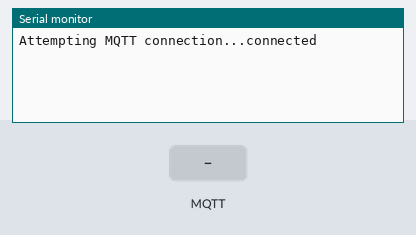
Bench run of a sketch on a simulated Arduino Uno, built with avr-gcc and run on an emulated ATmega328P. On the bench: the last lines printed to the serial monitor. Inputs (shaded band) come from the test bench. WiFi joins after 1.5 s; servers stay silent unless stated; no MQTT or app messages arrive unless stated.

Above: at 2.7 s.
2.8 s: MQTT message "1" arrives on the first subscribed topic
At 3.8 s:
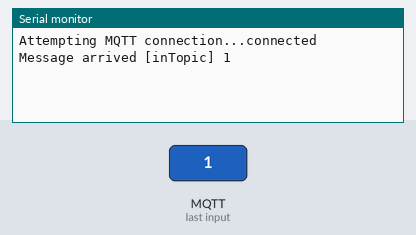
4.3 s: MQTT message "on" arrives on the first subscribed topic
At 5.0 s:
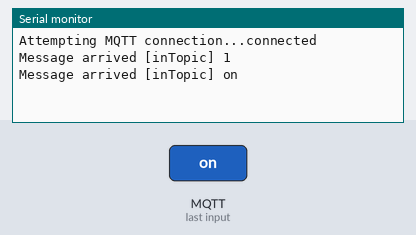
5.8 s: MQTT message "off" arrives on the first subscribed topic
At 7.3 s:
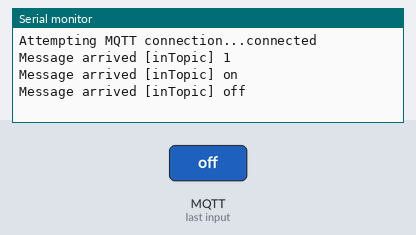

Measured:
- after the input at 2.8 s, the serial monitor: prints a new line at once (image 1)
- after the input at 4.3 s, the serial monitor: prints a new line at once (image 2)
- after the input at 5.8 s, the serial monitor: prints a new line at once (image 3)

The sketch:

Arduino-Ethernet-Shield-MQTT.ino
```cpp
#include <SPI.h>
#include <Ethernet.h>
#include <PubSubClient.h>

//=========================== Configuración de parámetro de conectividad =========================================//
byte mac[]    = {  0xDD, 0xDD, 0xDD, 0xDD, 0xDD, 0xDD };  //dirección MAC del dispositivo: Ethernet Shield
IPAddress ip(192, 168, 0, 14);                           //ip del dispositivo.
IPAddress server(192, 168, 0, 2);                       //ip del broker MQTT: mosquitto.
EthernetClient ethClient;                                 //cliente ethernet
PubSubClient client(ethClient);                           //cliente MQTT, partiendo del anterior.
//===============================================================================================================//


void setup()
{
  Serial.begin(57600);

  client.setServer(server, 1883);
  client.setCallback(callback);

  Ethernet.begin(mac, ip);
  // Allow the hardware to sort itself out
  delay(1500);
}

void loop()
{
  if (!client.connected()) {
    reconnect();
  }
  client.loop();
}


//=========================== Función para conectarse, publicar y subscribirse ==================================//
void reconnect() {
  // Loop until we're reconnected
  while (!client.connected()) {
    Serial.print("Attempting MQTT connection...");
    // Attempt to connect
    if (client.connect("arduinoClient","UserMQTTBraker","passwordMQTTBraker")) {
      Serial.println("connected");
      // Once connected, publish an announcement...
      client.publish("outTopic","hello world");
      // ... and resubscribe
      client.subscribe("inTopic");
    } else {
      Serial.print("failed, rc=");
      Serial.print(client.state());
      Serial.println(" try again in 5 seconds");
      // Wait 5 seconds before retrying
      delay(5000);
    }
  }
}
//===============================================================================================================//


//=========================== Función para recibir mensajes =====================================================//
void callback(char* topic, byte* payload, unsigned int length) {
  Serial.print("Message arrived [");
  Serial.print(topic);
  Serial.print("] ");
  for (int i=0;i<length;i++) {
    Serial.print((char)payload[i]);
  }
  Serial.println();
}
//===============================================================================================================//
```
